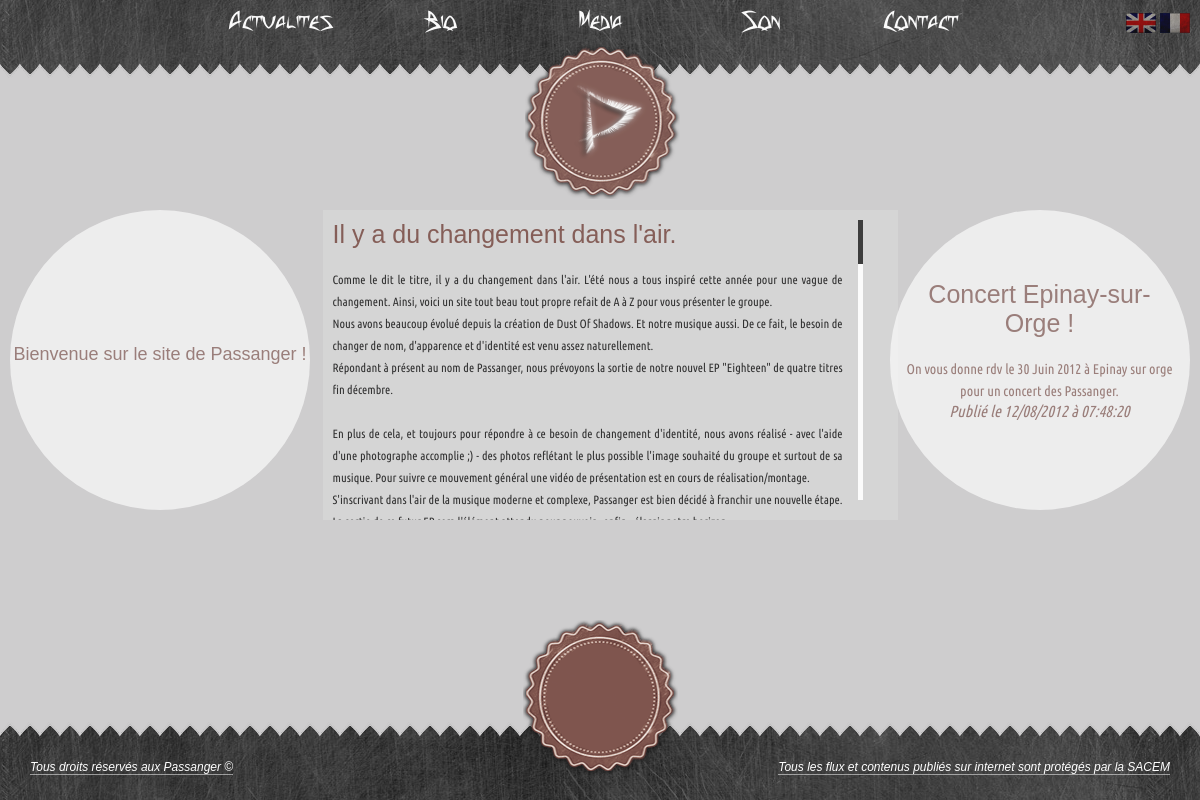
The page / on the database its author committed.
### tables this page shows
CREATE TABLE IF NOT EXISTS `links` (
  `idLinks` smallint(5) unsigned NOT NULL AUTO_INCREMENT,
  `text` varchar(200) NOT NULL,
  `href` mediumtext NOT NULL,
  `lang` varchar(2) NOT NULL,
  PRIMARY KEY (`idLinks`)
);

CREATE TABLE IF NOT EXISTS `actus` (
  `idActus` smallint(5) unsigned NOT NULL AUTO_INCREMENT,
  `title` varchar(250) NOT NULL,
  `body` longtext NOT NULL,
  `date` int(11) NOT NULL,
  `lang` varchar(2) NOT NULL,
  PRIMARY KEY (`idActus`)
);

CREATE TABLE IF NOT EXISTS `event` (
  `idEvent` smallint(5) NOT NULL AUTO_INCREMENT,
  `title` varchar(255) NOT NULL,
  `body` text NOT NULL,
  `date` int(11) NOT NULL,
  `type` varchar(11) NOT NULL,
  `lang` varchar(2) NOT NULL,
  PRIMARY KEY (`idEvent`)
);

### class/Session.php (called while the page is built, shortened)
<?php
class Session{
    public function __construct($sessionName = 'anonyme',$cookieParams = array(), $timeout = 3600){
        $this->sessionName = (string) $sessionName;
        $this->cookieParams = array_merge(
			session_get_cookie_params(),
			$cookieParams
        );
    }
    public function write($key, $value){
        return $this;
    }
    public function read($key, $default = NULL){
        return (isset($_SESSION[$key]))? $_SESSION[$key] : $default;
    }
}

### bootstrap.php (called while the page is built, shortened)
<?php
require_once 'class/Session.php';
$session = new Session();

### class/Links.php (called while the page is built)
<?php
class Links{
    private $pdo = null;
    private $lang = null;
    public function __construct($pdo, $lang){
        $this->pdo = $pdo;
        $this->lang = $lang;
    }
    public function getAllLinks(){
        $request = "SELECT idLinks, text, href
			FROM links
			WHERE lang='".$this->lang."'";
		$links_array = array();
        try{
            $result = $this->pdo->query($request);
            while($ligne = $result->fetch(PDO::FETCH_ASSOC)){
                    $links_array[$ligne['idLinks']] = $ligne;
            }
            return $links_array;
        }catch(PDOException $e){
            print $e->getMessage();
        }
        return array();
    }
}

### class/Actus.php (called while the page is built, shortened)
<?php
class Actus{
    private $pdo = null;
    private $lang = null;
    public function __construct($pdo, $lang){
        $this->pdo = $pdo;
        $this->lang = $lang;
    }
	public function getLastFiveActus(){
        $request = "SELECT idActus, title, body , date
			FROM actus
			WHERE lang='".$this->lang."'
			LIMIT 5";
        $actus_array = array();
        try{
            $result = $this->pdo->query($request);
            while($ligne = $result->fetch(PDO::FETCH_ASSOC)){
                $actus_array[$ligne['idActus']] = $ligne;
            }
            return $actus_array;
        }catch(PDOException $e){
            print $e->getMessage();
        }
        return array();
	}
}

### class/Event.php (called while the page is built, shortened)
<?php
class Event{
    private $pdo = null;
    private $lang = null;
    public function __construct($pdo, $lang){
        $this->pdo = $pdo;
        $this->lang = $lang;
    }
	public function getLastFiveEvent(){
        $request = "SELECT idEvent, title, body , date, type
			FROM event
			WHERE lang='".$this->lang."'
			LIMIT 5";
        $event_array = array();
        try{
            $result = $this->pdo->query($request);
            while($ligne = $result->fetch(PDO::FETCH_ASSOC)){
                $event_array[$ligne['idEvent']] = $ligne;
            }
            return $event_array;
        }catch(PDOException $e){
            print $e->getMessage();
        }
        return array();
	}
}

### home.php (the view, shortened to what this page needs)
<?php
	require_once 'class/Actus.php';
	require_once 'class/Event.php';
	$actus = new Actus($pdo,$session->read('langue'));
	$actusInformation = $actus->getLastFiveActus();
	$event = new Event($pdo,$session->read('langue'));
	$eventInformation = $event->getLastFiveEvent();
?>
<div id="conteneur">
	<div id="welcome">
		<p>
			<?php echo WELCOME_ON_WEBSITE;?>
		</p>
	</div>
	<div id="article" class="jScrollbar3">
		<div class="jScrollbar_mask">
			<?php
				foreach($actusInformation as $this_actu){
			?>
			<article>
			<div class="article_block">
				<div class="titre"><?php echo $this_actu['title']; ?></div>
				<div class="content_article">
					<p>
						<?php echo nl2br($this_actu['body']); ?>
					</p>
				</div>
			</div>
			</article>
			<?php
				}
			?>
		</div>
		<div class="jScrollbar_draggable">
			<a href="#" class="draggable"></a>
		</div>
	</div>
	<div id="event">
		<?php
			$compteur = 1;
			foreach($eventInformation as $this_event){
		?>
		<section id="event-<?php echo $compteur; ?>" <?php if($compteur == 1)echo "class='active_carousel'"; ?>>
		<div class="section_block">
			<div class="titre">
				<?php echo $this_event['title']; ?>
			</div>
			<div class="content_event">
				<?php echo $this_event['body']; ?>
			</div>
			<div class="date_event">
				<?php echo "<p class='published'>".DATE_PUBLISHED." " , date("d/m/Y ".AT." H:i:s",$this_event['date']) , "</p>"; ?>
			</div>
		</div>
		</section>
		<?php
			    $compteur++;
			}
		?>
	</div>
</div>

### page/header.phtml (shortened to what this page needs)
<?php
	require_once 'class/Links.php';
	$links = new Links($pdo,$session->read('langue'));
	$linksInformation = $links->getAllLinks();
    $tag_langue = isset($_SESSION['langue'])?$_SESSION['langue']:'fr';
	$actual_url = ($_SERVER['REQUEST_URI'] == '/'?'/'.$tag_langue.'-home':$_SERVER['REQUEST_URI']);
?>
<header>
<div id="header_block">
	<div id="complement">
		<div id="language">
			<a href="set_language.php?lang=en" title="English Version">
				<img src="public/media/image/flag_en.png" />
			</a>
			<a href="set_language.php?lang=fr" title="Version Française">
				<img src="public/media/image/flag_fr.png" />
			</a>
		</div>
		<div id="header">
			<ul>
			<?php
				foreach($linksInformation as $this_link_information){
					$id_css_array = explode('.',$this_link_information['href']);
					$id_css = reset($id_css_array);
					$url_tab = '/'.$tag_langue.'-'.$this_link_information['href'];
					if($this_link_information['href'] != 'home'){
						echo '
			<li '.(($actual_url == $url_tab)?'class="selected menu"':'class="menu"').'id="'.$id_css.'">
				<a href="'.$tag_langue.'-'.$this_link_information['href'].'">'.
					$this_link_information['text'].'
				</a>
			</li>';
					}
				}
			?>
			</ul>
		</div>
		<div id="logo">
			<a href="<?php echo $tag_langue; ?>-home">
				<img src="public/media/image/logo2.png" alt="logo" style="position: absolute;top:4px;left:25px"/>
			</a>
		</div>
	</div>
</div>
</header>

### public/css/style.css (style rules this page uses)
footer,header,nav,section,article { display: block; }
ul,ol,li,h1,h2,h3,h4,h5,h6,pre,form,body,html,p,blockquote,fieldset,input { margin:0; padding:0; }
:link,:visited { text-decoration:none }
ul,ol { list-style:none }
a img,:link img,:visited img { border:none }
html { height:100%; width: 100%; padding:0; margin:0; }
body { height:100%; width: 100%; margin:0; padding: 0; }
a { text-decoration: none; }
#conteneur { z-index:3; position: relative; position: relative; width:100%; min-width:975px; background:#cecdce; margin-top: 130px; }
#welcome { width: 300px; height: 166px; background:#fff; position: absolute; top:0; left:10px; border-radius:300px; -moz-border-radius:300px; -webkit-border-radius:300px; -o-border-radius:300px; -ms-border-radius:300px; font-family: helvetica; font-size:18px; color: #7F554E; text-align:center; padding-top: 134px; opacity: 0.7; }
#article { width:555px; height:290px; margin:auto; }
#event { width: 300px; height: 270px; background:#fff; position: absolute; top:0; right:10px; border-radius:300px; -moz-border-radius:300px; -webkit-border-radius:300px; -o-border-radius:300px; font-family: 'Ubuntu-C',arial; font-size: 20px; color: #7F554E; text-align:center; padding-top: 30px; opacity: 0.7; }
article .titre { font-family: helvetica; font-size:25px; color: #7F554E; margin-bottom:20px; }
article .content_article { font-family: ubuntu-c,corbel,georgia; text-align:justify; font-size: 14px; line-height:22px; padding-bottom: 10px; border-bottom: 1px dashed #BDBCBD; }
section { margin-left: 12px; margin-top: 40px; width: 275px; height:150px; display:none; }
#event section:first-child { display:block }
section .titre { font-family: helvetica; font-size:25px; color: #7F554E; }
section .content_event { margin-top:20px; font-size: 14px; line-height:22px; }
.published { font-size:0.8em; font-style:italic; }
#language { float:right; margin-right:10px; margin-top:13px; }
#language img { height:20px; }
header { margin-top:0; width:100%; min-width:975px; height:80px; background:#111 url('../media/image/metal_header2.png') left top repeat-x; z-index: 800; }
#header { position: relative; font-family: baphomet, helvetica; color: #fff; font-size: 22px; width:875px; height:70px; margin:auto; overflow: hidden; }
#header a { color: #fff; font-weight: bold; }
#complement { background:transparent url('../media/image/barriere.png') left bottom repeat-x; width:100%; min-width:975px; height:80px; }
#header ul { position:absolute; margin: 0; padding: 0; z-index:2; }
#header ul li { float:left; display:block; width: 160px; height: 50px; text-align:center; padding-top:10px; }
#news { margin-left:75px; }
#logo { width: 200px; height: 160px; margin: -30px auto 0 auto; position: relative; z-index:3; }

### page/meta.phtml (style rules this page uses)
body { margin:0px; }
.jScrollbar3 { margin:10px }

### rows shown on the page
links: text "Actualites"
links: text "Bio"
links: text "Media"
links: text "Son"
links: text "Contact"
actus: title "Il y a du changement dans l'air.", body "Comme le dit le titre, il y a du changement dans l'air. L'été nous a tous inspiré cette année pour une vague de changement. Ainsi, voici un site tout beau tout propre refait de A à Z pour vous présenter le groupe. Nous avons beaucoup évolué depuis la création de Dust Of Shadows. Et notre musique aussi. De ce fait, le besoin de changer de nom, d'apparence et d'identité est venu assez naturellement. Répondant à présent au nom de Passanger, nous prévoyons la sortie de notre nouvel EP \"Eighteen\" de quatre titres fin décembre. En plus de cela, et toujours pour répondre à ce besoin de changement d'identité, nous avons réalisé - avec l'aide d'une photographe accomplie ;) - des photos reflétant le…"
event: title "Concert Epinay-sur-Orge !", body "On vous donne rdv le 30 Juin 2012 à Epinay sur orge pour un concert des Passanger.", date "12/08/2012 à 07:48:20"

### other values the page prints
WELCOME_ON_WEBSITE "Bienvenue sur le site de Passanger !"
